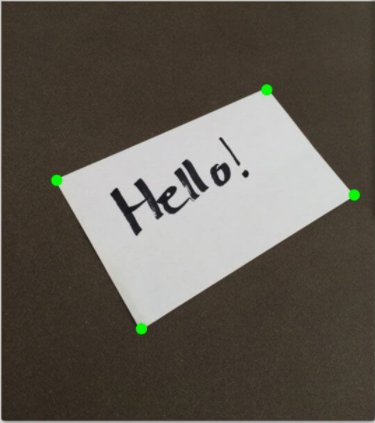
#> input picture data/paper.png, 375 x 423 px
$ jupyter execute --allow-errors test.ipynb
#> lines starting #> are read from the running program, lines starting #| are printed output that depends on the picture
[cell 1]
import cv2
import numpy as np
import matplotlib.pyplot as plt

[cell 2]
plt.rcParams['figure.figsize']=(20,10)

[cell 3]
def order_points(pts):
	# initialzie a list of coordinates that will be ordered
	# such that the first entry in the list is the top-left,
	# the second entry is the top-right, the third is the
	# bottom-right, and the fourth is the bottom-left
	rect = np.zeros((4, 2), dtype = "float32")
	# the top-left point will have the smallest sum, whereas
	# the bottom-right point will have the largest sum
	s = pts.sum(axis = 1)
	rect[0] = pts[np.argmin(s)]
	rect[2] = pts[np.argmax(s)]
	# now, compute the difference between the points, the
	# top-right point will have the smallest difference,
	# whereas the bottom-left will have the largest difference
	diff = np.diff(pts, axis = 1)
	rect[1] = pts[np.argmin(diff)]
	rect[3] = pts[np.argmax(diff)]
	# return the ordered coordinates
	return rect

[cell 4]
def calc_transform_matrix(pts):
    # obtain a consistent order of the points and unpack them
    # individually
    rect = order_points(pts)
    (tl, tr, br, bl) = rect
    # compute the width of the new image, which will be the
    # maximum distance between bottom-right and bottom-left
    # x-coordiates or the top-right and top-left x-coordinates
    widthA = np.sqrt(((br[0] - bl[0]) ** 2) + ((br[1] - bl[1]) ** 2))
    widthB = np.sqrt(((tr[0] - tl[0]) ** 2) + ((tr[1] - tl[1]) ** 2))
    maxWidth = max(int(widthA), int(widthB))
    # compute the height of the new image, which will be the
    # maximum distance between the top-right and bottom-right
    # y-coordinates or the top-left and bottom-left y-coordinates
    heightA = np.sqrt(((tr[0] - br[0]) ** 2) + ((tr[1] - br[1]) ** 2))
    heightB = np.sqrt(((tl[0] - bl[0]) ** 2) + ((tl[1] - bl[1]) ** 2))
    maxHeight = max(int(heightA), int(heightB))
    # now that we have the dimensions of the new image, construct
    # the set of destination points to obtain a "birds eye view",
    # (i.e. top-down view) of the image, again specifying points
    # in the top-left, top-right, bottom-right, and bottom-left
    # order
    dst = np.array([
        [0, 0],
        [maxWidth - 1, 0],
        [maxWidth - 1, maxHeight - 1],
        [0, maxHeight - 1]], dtype = "float32")
    # compute the perspective transform matrix and then apply it
    M = cv2.getPerspectiveTransform(rect, dst)
    return (M,maxWidth,maxHeight)

[cell 5]
def four_point_transform(image, M,maxWidth,maxHeight):
	warped = cv2.warpPerspective(image, M, (maxWidth, maxHeight))
	# return the warped image
	return warped

[cell 6]
def compute_point_perspective_transformation(matrix,list_downoids):
	""" Apply the perspective transformation to every ground point which have been detected on the main frame.
	@ matrix : the 3x3 matrix
	@ list_downoids : list that contains the points to transform
	return : list containing all the new points
	"""
	# Compute the new coordinates of our points
	list_points_to_detect = np.float32(list_downoids).reshape(-1, 1, 2)
	transformed_points = cv2.perspectiveTransform(list_points_to_detect, matrix)
	# Loop over the points and add them to the list that will be returned
	transformed_points_list = list()
	for i in range(0,transformed_points.shape[0]):
		transformed_points_list.append([transformed_points[i][0][0],transformed_points[i][0][1]])
	return transformed_points_list

[cell 7]
img = cv2.imread('data/paper.png')
#> img is the input picture: shape (423, 375, 3); mean B, G, R 81.3, 90, 95.9
plt.axis('off')
plt.imshow(img[:,:,::-1])
plt.show()

[cell 8]
pts=np.array([(57,179),(266,89),(354,194),(141,327)])
#pts = np.array([(348,133),(755,242),(495,470),(76,292)])

[cell 9]
M,W,H = calc_transform_matrix(pts)

[cell 10]
M,W,H

[cell 11]
warped = four_point_transform(img,M,W,H)
#> in four_point_transform, `warped = cv2.warpPerspective(image, M, (maxWidth, maxHeight))`:
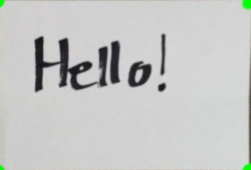
#> warped: shape (170, 251, 3); mean B, G, R 197.6, 198.9, 197.9
plt.axis('off')
plt.imshow(warped[:,:,::-1])
plt.show()
